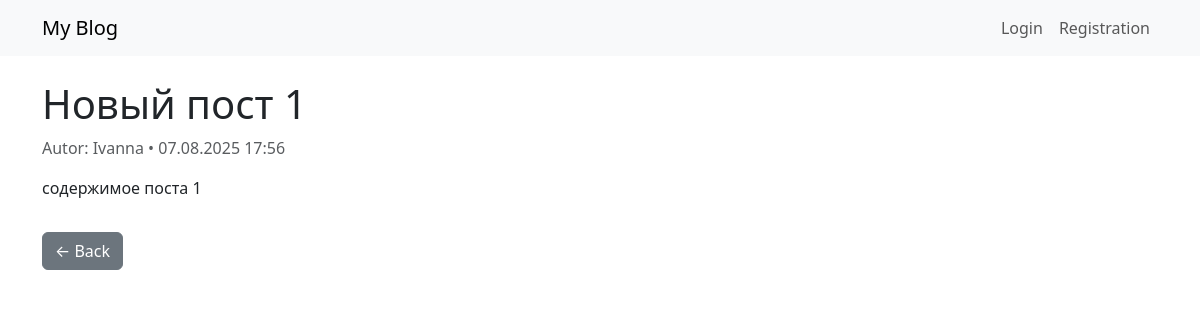
Screenshot of /post/7/ with the database file from the repository.
### blog/models.py (models this page shows, shortened)
class Post(models.Model):
    title = models.CharField(max_length=200)
    content = models.TextField()
    author = models.ForeignKey(User, on_delete=models.CASCADE)
    created_at = models.DateTimeField(auto_now_add=True)

### blog/views.py (the view)
# urls.py: path('post/<int:pk>/', views.post_detail, name='post_detail'),
def post_detail(request, pk):
    post = get_object_or_404(Post, pk=pk)
    return render(request, 'blog/post_detail.html', {'post': post})

### blog/templates/blog/post_detail.html (shortened to what this page needs)
{% extends 'blog/base.html' %}
{% block content %}
  <h1>{{ post.title }}</h1>
  <p class="text-muted">Autor: {{ post.author }} • {{ post.created_at|date:"d.m.Y H:i" }}</p>
  <div>
    {{ post.content|linebreaks }}
  </div>
  <a href="{% url 'home' %}" class="btn btn-secondary mt-3">← Back</a>
{% endblock %}

### rows the page displays
Post: title "Новый пост 1", author "Ivanna", created_at "07.08.2025 17:56", content "содержимое поста 1"
